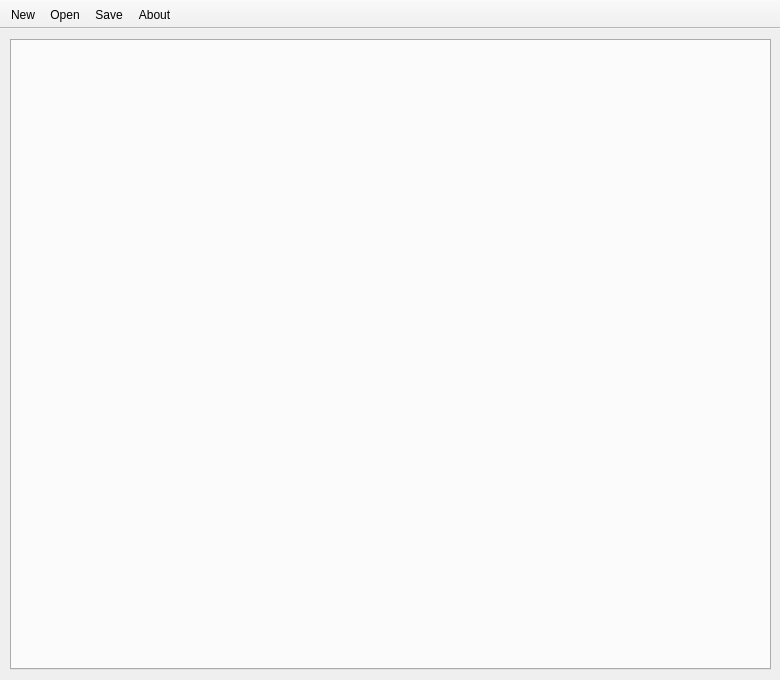
<?xml version="1.0" encoding="UTF-8"?>
<ui version="4.0">
 <class>MainWindow</class>
 <widget class="QMainWindow" name="MainWindow">
  <property name="geometry">
   <rect>
    <x>0</x>
    <y>0</y>
    <width>780</width>
    <height>680</height>
   </rect>
  </property>
  <property name="windowTitle">
   <string>MainWindow</string>
  </property>
  <widget class="QWidget" name="centralWidget">
   <widget class="QTabWidget" name="tabWidget">
    <property name="geometry">
     <rect>
      <x>10</x>
      <y>10</y>
      <width>761</width>
      <height>631</height>
     </rect>
    </property>
    <property name="tabPosition">
     <enum>QTabWidget::North</enum>
    </property>
    <property name="tabShape">
     <enum>QTabWidget::Rounded</enum>
    </property>
    <property name="currentIndex">
     <number>-1</number>
    </property>
    <property name="iconSize">
     <size>
      <width>16</width>
      <height>12</height>
     </size>
    </property>
    <property name="elideMode">
     <enum>Qt::ElideNone</enum>
    </property>
    <property name="usesScrollButtons">
     <bool>false</bool>
    </property>
    <property name="documentMode">
     <bool>false</bool>
    </property>
    <property name="tabsClosable">
     <bool>true</bool>
    </property>
    <property name="movable">
     <bool>true</bool>
    </property>
   </widget>
  </widget>
  <widget class="QToolBar" name="toolBar">
   <property name="windowTitle">
    <string>toolBar</string>
   </property>
   <property name="autoFillBackground">
    <bool>false</bool>
   </property>
   <property name="movable">
    <bool>false</bool>
   </property>
   <attribute name="toolBarArea">
    <enum>TopToolBarArea</enum>
   </attribute>
   <attribute name="toolBarBreak">
    <bool>false</bool>
   </attribute>
   <addaction name="actionNew"/>
   <addaction name="actionOpen"/>
   <addaction name="actionSave"/>
   <addaction name="actionAbout"/>
  </widget>
  <action name="actionNew">
   <property name="text">
    <string>New</string>
   </property>
  </action>
  <action name="actionOpen">
   <property name="text">
    <string>Open</string>
   </property>
  </action>
  <action name="actionSave">
   <property name="text">
    <string>Save</string>
   </property>
  </action>
  <action name="actionAbout">
   <property name="text">
    <string>About</string>
   </property>
  </action>
 </widget>
 <layoutdefault spacing="6" margin="11"/>
 <resources/>
 <connections/>
</ui>
